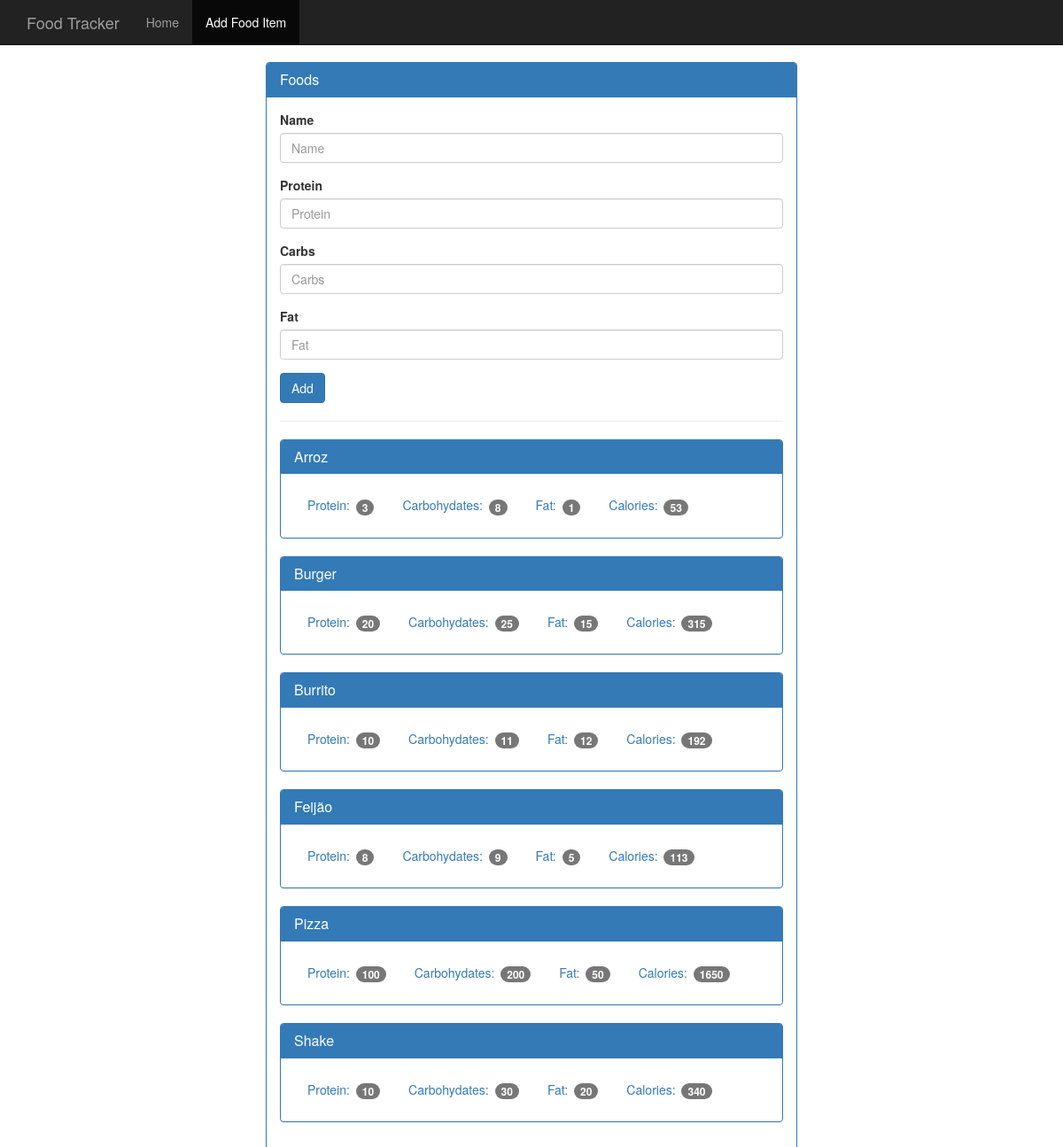
Before: /add_food with the older database file.
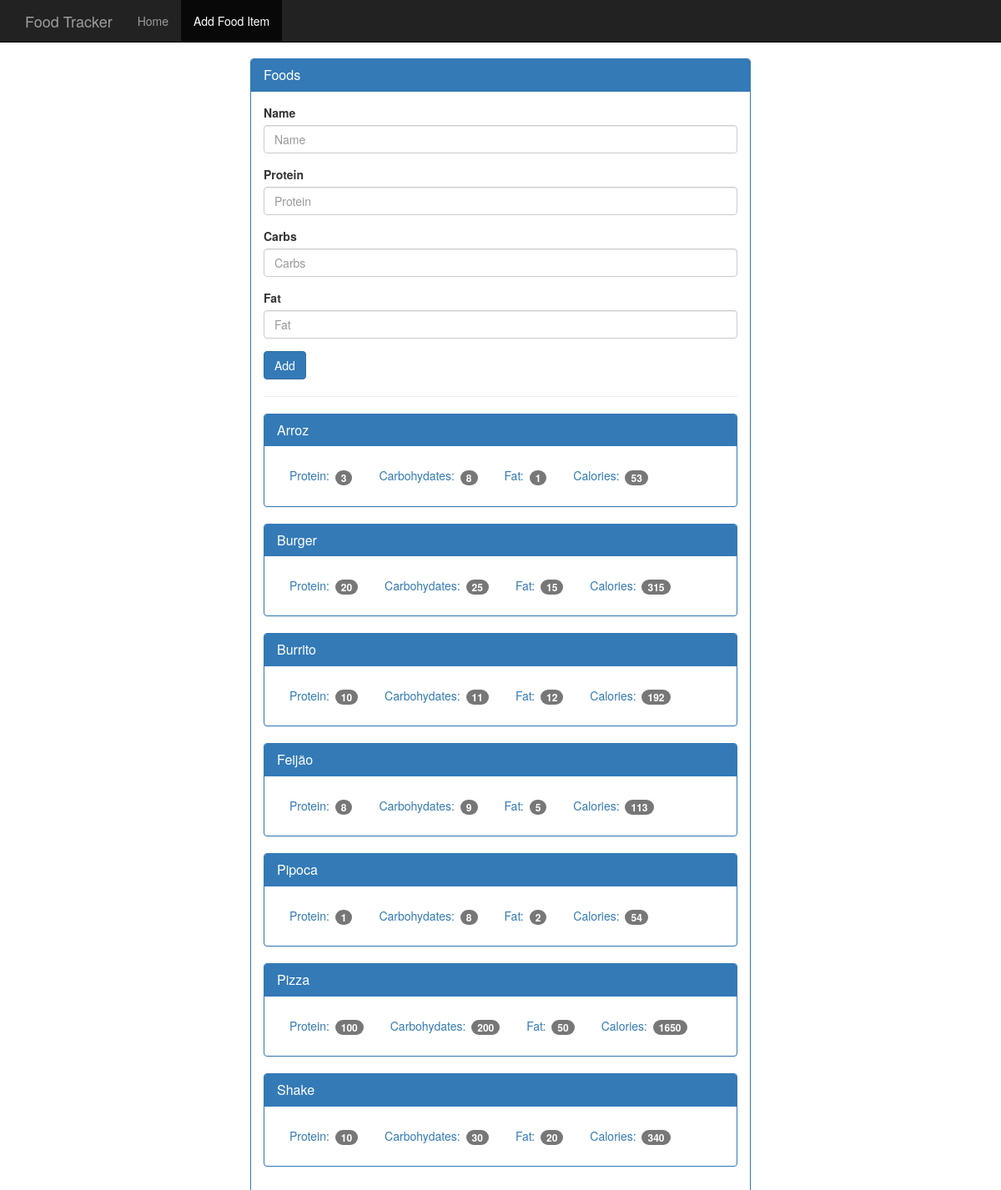
After: the same page with the newer database file.
### tables this page shows
CREATE TABLE foods (
    id         integer primary key autoincrement,
    name       text    not null,
    protein    integer not null,
    carbs      integer not null,
    fat        integer not null,
    calories   integer not null
);

### app.py (the view)
@app.route('/add_food', methods=['GET'])
def get_add_food():
    db = open_db()
    cur = db.execute('''
        select f.id, f.name, f.protein, f.carbs, f.fat, f.calories
        from   foods f
        order  by f.name
        ''')
    foods = cur.fetchall()
    db.close()
    return render_template('add_food.html', foods=foods)

### database.py (called while the page is built)
def connect_db():
    sql = sqlite3.connect('/home/mmlcasag/python/food_tracker/database/food_tracker.db')
    sql.row_factory = sqlite3.Row
    return sql

def open_db():
    if not hasattr(g, 'sqlite3_db'):
        g.sqlite3_db = connect_db()
    return g.sqlite3_db

### templates/add_food.html
{% extends 'base.html' %}
{% block body %}
<nav class="navbar navbar-inverse navbar-fixed-top">
  <div class="container">
    <div class="navbar-header">
      <a class="navbar-brand" href="{{ url_for('get_home') }}">Food Tracker</a>
    </div>
    <div id="navbar" class="navbar-collapse collapse">
      <ul class="nav navbar-nav">
        <li><a href="{{ url_for('get_home') }}">Home</a></li>
        <li class="active"><a href="{{ url_for('get_add_food') }}">Add Food Item</a></li>
      </ul>
    </div>
  </div>
</nav>
<div class="container theme-showcase col-sm-6 col-sm-offset-3" role="main">
  <div class="row">
    <div>
      <div class="panel panel-primary">
        <div class="panel-heading">
          <h3 class="panel-title">Foods</h3>
        </div>
        <div class="panel-body">
          <form method="POST" action="{{ url_for('post_add_food') }}">
            <div class="form-group">
              <label for="name">Name</label>
              <input type="text" class="form-control" id="name" name="name" placeholder="Name">
            </div>
            <div class="form-group">
              <label for="protein">Protein</label>
              <input type="number" class="form-control" id="protein" name="protein" placeholder="Protein">
            </div>
            <div class="form-group">
              <label for="carbs">Carbs</label>
              <input type="number" class="form-control" id="carbs" name="carbs" placeholder="Carbs">
            </div>
            <div class="form-group">
              <label for="fat">Fat</label>
              <input type="number" class="form-control" id="fat" name="fat" placeholder="Fat">
            </div>
            <button type="submit" class="btn btn-primary">Add</button>
          </form>
          <hr />
          {% for food in foods %}
            <div class="panel panel-primary">
              <div class="panel-heading">
                <h3 class="panel-title">{{ food.name }}</h3>
              </div>
              <div class="panel-body">
                <ul class="nav nav-pills" role="tablist">
                  <li><a>Protein: <span class="badge">{{ food.protein }}</span></a></li>
                  <li><a>Carbohydates: <span class="badge">{{ food.carbs }}</span></a></li>
                  <li><a>Fat: <span class="badge">{{ food.fat }}</span></a></li>
                  <li><a>Calories: <span class="badge">{{ food.calories }}</span></a></li>
                </ul>
              </div>
            </div>
          {% endfor %}
        </div>
      </div>
    </div>
  </div>
</div>
{% endblock %}

Changed rows visible on the page:
added foods: name "Pipoca", protein "1", carbs "8", fat "2", calories "54"
